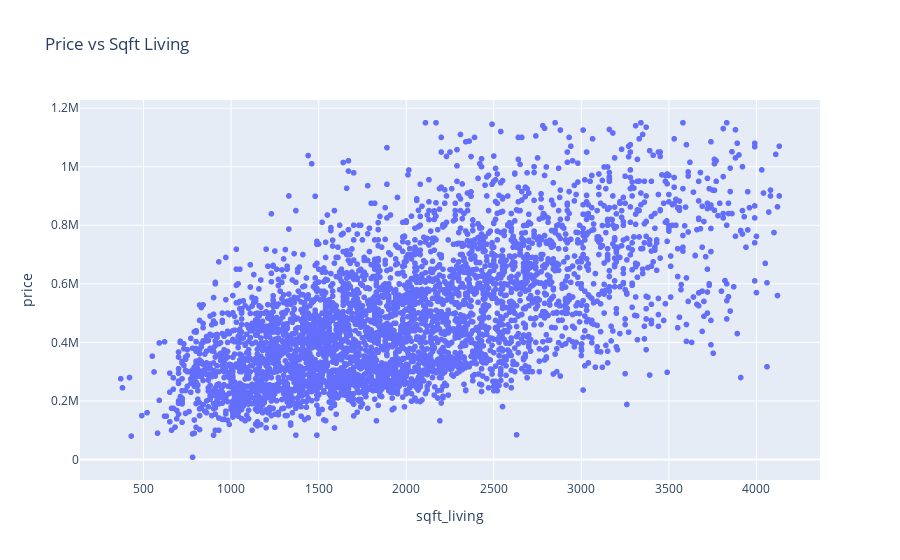

The code cell stored with this chart in its notebook:
### Markdown cell above
If we display the `price` data with respect to `sqft_living` again, we can see that there no longer appear to be outliers.

### Code cell
fig = px.scatter(df4, x='sqft_living', y='price', title='Price vs Sqft Living')
fig.show()

### Figure 1 — Plotly figure (JSON) as saved in the notebook; plotly's stock layout.template omitted (floating-point values rounded to 4 significant figures; data arrays with more than 128 entries replaced by an {"elided": "..."} marker saying what was removed)
{"data": [{"hovertemplate": "sqft_living=%{x}<br>price=%{y}<extra></extra>", "legendgroup": "", "marker": {"color": "#636efa", "symbol": "circle"}, "mode": "markers", "name": "", "showlegend": false, "type": "scattergl", "x": {"elided": "4238 int values"}, "xaxis": "x", "y": {"elided": "4238 float values"}, "yaxis": "y"}], "layout": {"legend": {"tracegroupgap": 0}, "title": {"text": "Price vs Sqft Living"}, "xaxis": {"anchor": "y", "domain": [0, 1], "title": {"text": "sqft_living"}}, "yaxis": {"anchor": "x", "domain": [0, 1], "title": {"text": "price"}}}}
